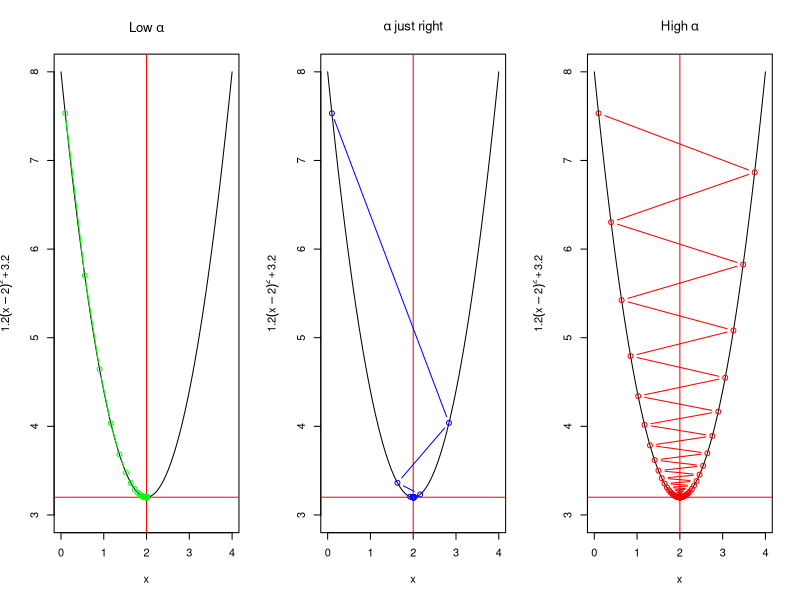
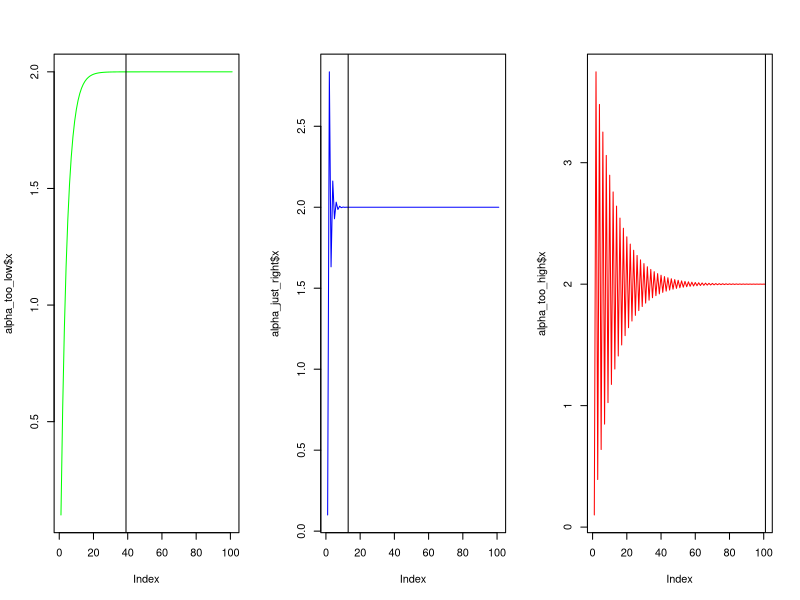

These figures' R source, in order:
## ---- chunk 1
library(dplyr)
library(magrittr)
knitr::opts_chunk$set(
  message = FALSE, 
  warning = FALSE
  )

## ---- chunk 2

library(dplyr)
library(magrittr)
library(ggplot2)


xs <- seq(0,4,len = 100) # create some values
 
# define the function we want to optimize
 
f <-  function(x) {
  1.2 * (x-2)^2 + 3.2
  }

# plot the function 

create_plot <- function(title) {
  plot(
    ylim = c(3,8),
    x = xs,
    y = f(xs), 
    type = "l", 
    ylab = expression(1.2(x-2)^2 + 3.2),
    xlab = "x",
    main = title
    )
  
  abline(
    h = 3.2,
    v = 2, 
    col = "red", 
    type = 2
    )
  
}

# J(theta)

cost <- function(x){
  1.2 * 2 * (x-2)
}
 

## ---- chunk 3
 
# gradient descent implementation

grad <- function(x = 0.1, alpha = 0.6, j = 1000) {
  
  xtrace <- x
  ftrace <- f(x)
  
  for (i in 1:j) {
    
    x <- x - alpha * cost(x)
    
    xtrace <- c(xtrace,x)
    ftrace <- c(ftrace,f(x))
    
    }
  
  data.frame(
    "x" = xtrace,
    "f_x" = ftrace
    )
  }
  
## ---- chunk 4

par(mfrow=c(1,3))

create_plot(expression(Low~alpha))

with(
  alpha_too_low <- grad(
    x = 0.1, # initialisation of x
    alpha = 0.1, # learning rate
    j = 100 # iterations
    ),
  points(
    x, 
    f_x, 
    type = "b", 
    col = "green"
    )
  )

create_plot(expression(alpha~just~right))

with(
  alpha_just_right <- grad(
    x = 0.1, # initialisation of x
    alpha = 0.6, # learning rate
    j = 100 # iterations
    ),
  points(
    x, 
    f_x, 
    type = "b", 
    col = "blue"
    )
  )


create_plot(expression(High~alpha))

with(
  alpha_too_high <- grad(
    x = 0.1, # initialisation of x
    alpha = 0.8, # learning rate
    j = 100 # iterations
    ),
  points(
    x, 
    f_x, 
    type = "b", 
    col = "red"
    )
  )

## ---- chunk 5
par(mfrow=c(1,3))

plot(alpha_too_low$x, type = "l",col = "green")
abline(v = (round(alpha_too_low$x,4) != 2) %>% which %>% length)

plot(alpha_just_right$x, type = "l",col = "blue")
abline(v = (round(alpha_just_right$x,4) != 2) %>% which %>% length)

plot(alpha_too_high$x, type = "l", col = "red")
abline(v = (round(alpha_too_high$x,4) != 2) %>% which %>% length)

